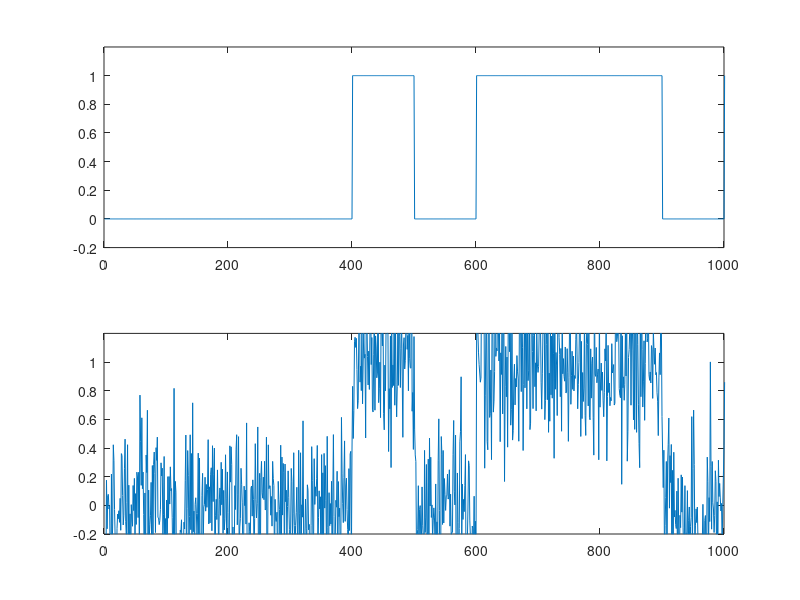

The MATLAB source for this figure:
clear all;close all;clc;

M = 2; #número de níveis de transmissão
#fazer a superamostragem da variavel info com N
#ou seja colocar amostras com valor zero
N = 100; # numero de amostras
limiar = 0.5;
n_bits = 10000;
var_ruido = 0.1;
filtro_NRZ = ones(1,N);#formatador do sinal
info = randint(1,n_bits,M); #informacao a ser transmitida 
info_up = upsample(info,N); #informacao superamostrada
sinal_tx = conv(info_up,filtro_NRZ);
sinal_tx = sinal_tx(1:end-(N-1)); #para truncar



ruido = sqrt(var_ruido)*randn(1,length(sinal_tx));
#Recuperação do sinal
sinal_rx = sinal_tx + ruido;
sinal_det = sinal_rx(N/2:N:end);
info_hat = sinal_det > limiar;
n_erro = sum(xor(info,info_hat)) #para ver se os sinais conferem
taxa_erro = n_erro/n_bits

subplot(211)
plot(sinal_tx)
ylim([-0.2 1.2])
xlim([0 10*N])
subplot(212)
plot(sinal_rx)
ylim([-0.2 1.2])
xlim([0 10*N])